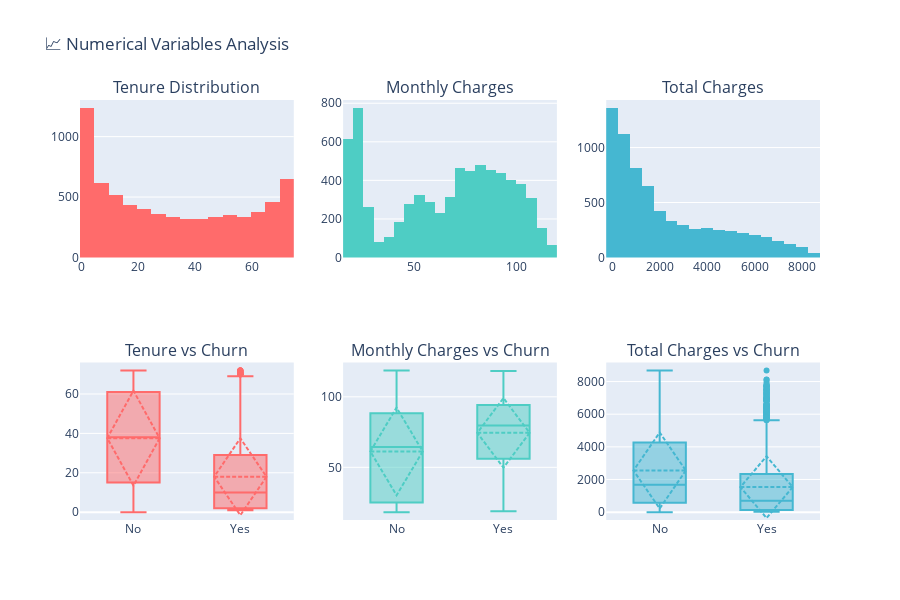

Notebook code for this chart:
### Markdown cell above
<span style="color:black; background-color:yellow; font-size:25px; font-weight:bold">
    🔍 Analysis of Numerical Columns
</span>

### Code cell
# Select numerical columns
numerical_cols = ['tenure', 'MonthlyCharges', 'TotalCharges']

fig = make_subplots(
    rows=2, cols=3,
    subplot_titles=('Tenure Distribution', 'Monthly Charges', 'Total Charges',
                    'Tenure vs Churn', 'Monthly Charges vs Churn', 'Total Charges vs Churn')
)

# Distribution plots
for i, col in enumerate(numerical_cols):
    fig.add_trace(
        go.Histogram(x=df[col], 
                     nbinsx=30,
                     name=col,
                     marker_color=colors[i]),
        row=1, col=i+1
    )

# Box plots by Churn
for i, col in enumerate(numerical_cols):
    fig.add_trace(
        go.Box(y=df[col],
               x=df['Churn'],
               name=col,
               marker_color=colors[i],
               boxmean='sd'),
        row=2, col=i+1
    )

fig.update_layout(
    title_text="📈 Numerical Variables Analysis",
    showlegend=False,
    height=600
)
fig.show()

### Figure 1 — Plotly figure (JSON) as saved in the notebook; plotly's stock layout.template omitted (floating-point values rounded to 4 significant figures; data arrays with more than 128 entries replaced by an {"elided": "..."} marker saying what was removed)
{"data": [{"marker": {"color": "#FF6B6B"}, "name": "tenure", "nbinsx": 30, "type": "histogram", "x": {"elided": "7043 int values"}, "xaxis": "x", "yaxis": "y"}, {"marker": {"color": "#4ECDC4"}, "name": "MonthlyCharges", "nbinsx": 30, "type": "histogram", "x": {"elided": "7043 float values"}, "xaxis": "x2", "yaxis": "y2"}, {"marker": {"color": "#45B7D1"}, "name": "TotalCharges", "nbinsx": 30, "type": "histogram", "x": {"elided": "7043 float values"}, "xaxis": "x3", "yaxis": "y3"}, {"boxmean": "sd", "marker": {"color": "#FF6B6B"}, "name": "tenure", "type": "box", "x": {"elided": "7043 str values"}, "xaxis": "x4", "y": {"elided": "7043 int values"}, "yaxis": "y4"}, {"boxmean": "sd", "marker": {"color": "#4ECDC4"}, "name": "MonthlyCharges", "type": "box", "x": {"elided": "7043 str values"}, "xaxis": "x5", "y": {"elided": "7043 float values"}, "yaxis": "y5"}, {"boxmean": "sd", "marker": {"color": "#45B7D1"}, "name": "TotalCharges", "type": "box", "x": {"elided": "7043 str values"}, "xaxis": "x6", "y": {"elided": "7043 float values"}, "yaxis": "y6"}], "layout": {"annotations": [{"font": {"size": 16}, "showarrow": false, "text": "Tenure Distribution", "x": 0.1444, "xanchor": "center", "xref": "paper", "y": 1, "yanchor": "bottom", "yref": "paper"}, {"font": {"size": 16}, "showarrow": false, "text": "Monthly Charges", "x": 0.5, "xanchor": "center", "xref": "paper", "y": 1, "yanchor": "bottom", "yref": "paper"}, {"font": {"size": 16}, "showarrow": false, "text": "Total Charges", "x": 0.8556, "xanchor": "center", "xref": "paper", "y": 1, "yanchor": "bottom", "yref": "paper"}, {"font": {"size": 16}, "showarrow": false, "text": "Tenure vs Churn", "x": 0.1444, "xanchor": "center", "xref": "paper", "y": 0.375, "yanchor": "bottom", "yref": "paper"}, {"font": {"size": 16}, "showarrow": false, "text": "Monthly Charges vs Churn", "x": 0.5, "xanchor": "center", "xref": "paper", "y": 0.375, "yanchor": "bottom", "yref": "paper"}, {"font": {"size": 16}, "showarrow": false, "text": "Total Charges vs Churn", "x": 0.8556, "xanchor": "center", "xref": "paper", "y": 0.375, "yanchor": "bottom", "yref": "paper"}], "height": 600, "showlegend": false, "title": {"text": "📈 Numerical Variables Analysis"}, "xaxis": {"anchor": "y", "domain": [0, 0.2889]}, "xaxis2": {"anchor": "y2", "domain": [0.3556, 0.6444]}, "xaxis3": {"anchor": "y3", "domain": [0.7111, 1]}, "xaxis4": {"anchor": "y4", "domain": [0, 0.2889]}, "xaxis5": {"anchor": "y5", "domain": [0.3556, 0.6444]}, "xaxis6": {"anchor": "y6", "domain": [0.7111, 1]}, "yaxis": {"anchor": "x", "domain": [0.625, 1]}, "yaxis2": {"anchor": "x2", "domain": [0.625, 1]}, "yaxis3": {"anchor": "x3", "domain": [0.625, 1]}, "yaxis4": {"anchor": "x4", "domain": [0, 0.375]}, "yaxis5": {"anchor": "x5", "domain": [0, 0.375]}, "yaxis6": {"anchor": "x6", "domain": [0, 0.375]}}}
